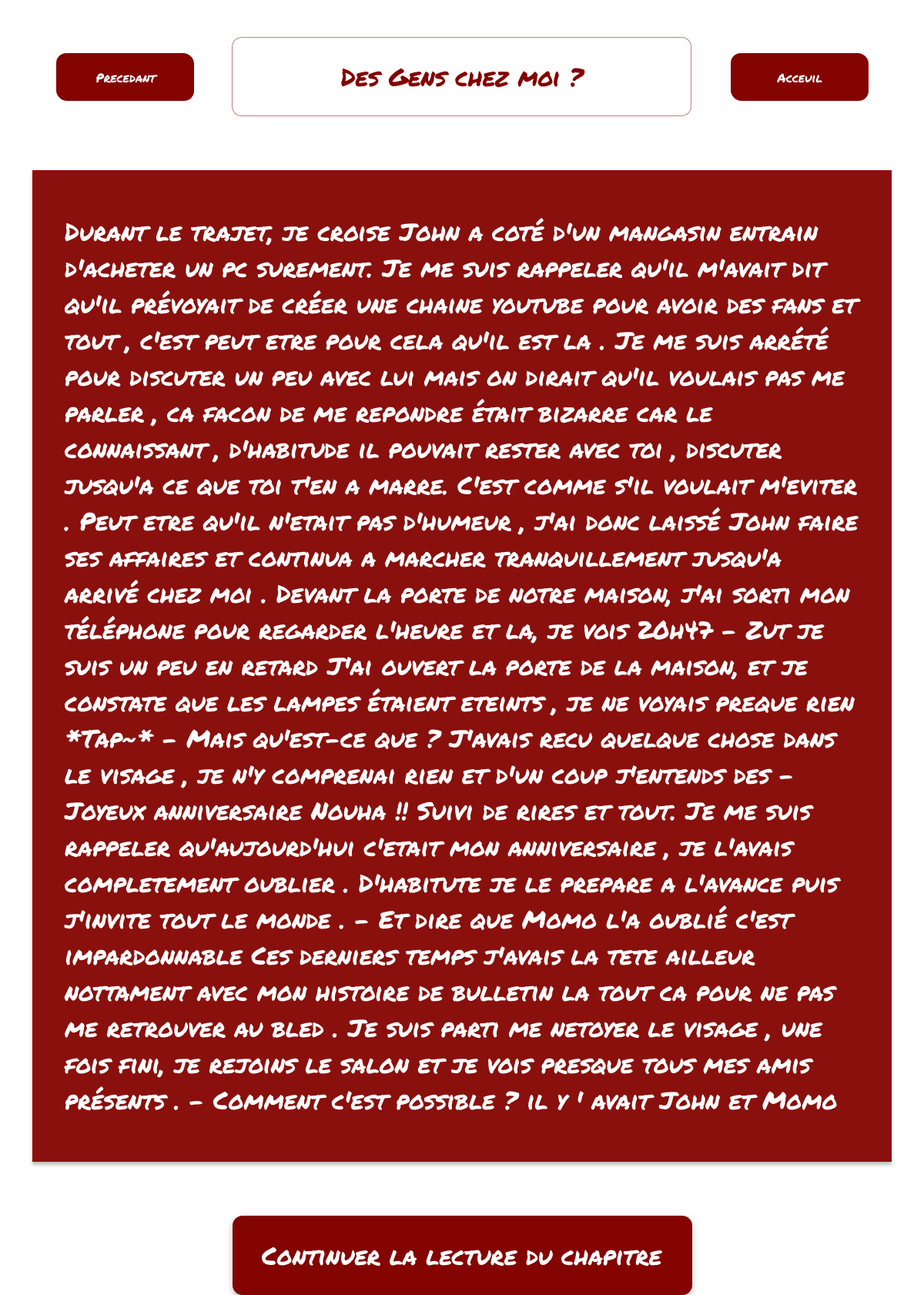
The page /des-gens-chez-moi/ on the database its author committed.
### livre/models.py (models this page shows, shortened)
class BooksModel(models.Model):
    title = models.CharField(max_length=55, verbose_name='Titre')
    description = models.TextField(verbose_name='Description')
    publier = models.BooleanField(default=True)
    class Meta:
        verbose_name = 'Livre'

### livre/views.py (the view)
# urls.py: path('des-gens-chez-moi/', ArticleSix, name="des-gens-chez-moi"),
def ArticleSix(request):
    books = BooksModel.objects.get(id='6')
    return render(request, 'article_six.html', {'books': books})

### livre/templates/article_six.html (shortened to what this page needs)
{% extends 'article.html' %}
{% load static %}
{% block title %}
    <h1> {{ books.title }}</h1>
{% endblock %}
{% block previous %}
    <a href="{% url 'demarrage-du-hack' %}" class="btn1">Precedant</a>
{% endblock %}
{% block next %}
    <a href="{% url 'page-two' %}" class="btn2">Acceuil</a>
{% endblock %}
{% block content %}
    <p>{{ books.description }}</p>
{% endblock %}
{% block button %}
    <a href=" {% url 'welcome-back' %}">Continuer la lecture du chapitre</a>
{% endblock %}

### livre/templates/static/css/article.css (style rules this page uses)
* { margin: 0; padding: 0; box-sizing: border-box; }
body { font-family: 'Permanent Marker'; background-color: #fff; height: 1024px; }
.title h1 { color: #830400; font-style: normal; font-weight: 400; font-size: 32px; line-height: 47px; }
.item a { text-decoration: none; color: white; text-align: center; }
.btn1, .btn2 { width: 178px; height: 61px; background: #830400; border: 1px solid rgba(131, 4, 0, 0.5); border-radius: 13px; display: flex; justify-content: center; align-items: center; }
.item a { text-decoration: none; color: white; font-style: normal; font-weight: 400; font-size: 16px; line-height: 23px; }
.container p { font-style: normal; font-weight: 400; font-size: 32px; line-height: 47px; display: flex; align-items: center; color: #FFFFFF; }
.button a { text-decoration: none; width: 520px; height: 47px; font-family: 'Permanent Marker'; font-style: normal; font-weight: 400; font-size: 32px; line-height: 47px; display: flex; align-items: center; text-align: center; color: #FFFFFF; }

### rows shown on the page
BooksModel: title "Des Gens chez moi ?", description "Durant le trajet, je croise John a coté d'un mangasin entrain d'acheter un pc surement. Je me suis rappeler qu'il m'avait dit qu'il prévoyait de créer une chaine youtube pour avoir des fans et tout , c'est peut etre pour cela qu'il est la . Je me suis arrété pour discuter un peu avec lui mais on dirait qu'il voulais pas me parler , ca facon de me repondre était bizarre car le connaissant , d'habitude il pouvait rester avec toi , discuter jusqu'a ce que toi t'en a marre. C'est comme s'il voulait m'eviter . Peut etre qu'il n'etait pas d'humeur , j'ai donc laissé John faire ses affaires et continua a marcher tranquillement jusqu'a arrivé chez moi . Devant la porte de notre maison, j'ai sorti…"
